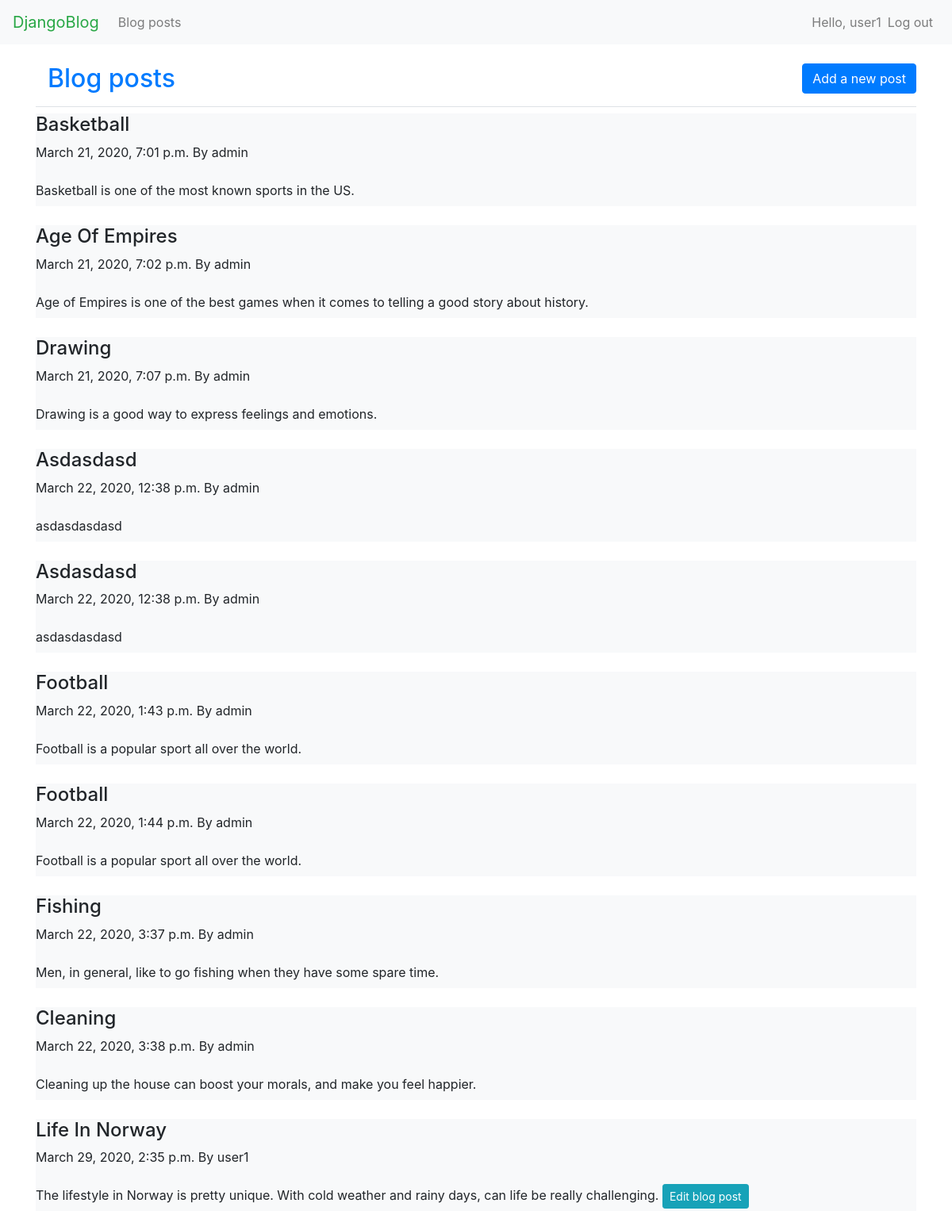
The page /blog_posts/ (signed in) on the database its author committed.
### blogs/models.py (models this page shows, shortened)
class BlogPost(models.Model):
    category = models.CharField(max_length=100)
    title = models.CharField(max_length=200)
    text = models.TextField()
    date_added = models.DateTimeField(auto_now_add=True)
    owner = models.ForeignKey(User,on_delete=models.CASCADE)

### blogs/views.py (the view)
# urls.py: path('blog_posts/',views.blog_posts,name='blog_posts'),
def blog_posts(request):
    blogs = BlogPost.objects.all()
    user = request.user
    context = {'blogs':blogs,'user':user}
    return render(request,'blogs/blog_posts.html',context)

### blogs/templates/blogs/blog_posts.html (shortened to what this page needs)
{% extends 'blogs/base.html' %}
{% block page_header %}
<div class="container-lg">
    <div class="row">
        <div class="col">
            <h2 class="text-primary">Blog posts</h2>
        </div>
        <div class="col-mr-auto">
    <h3><a class="btn btn-primary btn-md"
       href="{% url 'blogs:new_blog' %}">Add a new post</a></h3>
        </div>
    </div>
</div>
{% endblock page_header %}
{% block content %}
<ul class="navbar-nav">
    {% for blog in blogs %}
    <div class="bg-light pd-2 mb-4">
        <li class="nav-item">
            <h4>{{blog.title.title}}</h4>
            <p>{{blog.date_added}} By {{blog.owner}}</p>
            <span class="navbar-text">{{blog.text}}</span>
            {% if blog.owner == user %}
            <a class="btn btn-sm btn-info"
                href="{% url 'blogs:edit_blog' blog.id %}">Edit blog post</a>
            {% endif %}
        </li>
    </div>
    {% empty %}
    <p>No blogs were add</p>
    {% endfor %}
</ul>
{% endblock content %}

### blogs/templates/blogs/base.html (shortened to what this page needs)
<!DOCTYPE html>
<html lang="en">
  <head>
    {% load bootstrap4 %}
    {% bootstrap_css %}
  </head>
<body>
<nav class="navbar navbar-expand-md sticky-top navbar-light bg-light mb-4 pb-2">
    <a class="navbar-brand text-success"
       href="{% url 'blogs:index' %}">DjangoBlog</a>
    <div class="collapse navbar-collapse" id="navbarCollapse">
            <ul class="navbar-nav mr-auto">
                <li class="nav-item">
                    <a class="nav-link"
                       href="{% url 'blogs:blog_posts' %}">Blog posts</a></li>
            </ul>
            <ul class="navbar-nav ml-auto">
                {% if user.is_authenticated %}
                <li class="nav-item"><span class="navbar-text">
                     Hello, {{user.username}}</span></li>
                <li class="nav-item">
                    <a class="nav-link"
                       href="{% url 'users:logout' %}">Log out</a></li>
                 {% endif %}
            </ul>
    </div>
</nav>
<main role="main" class="container">
    <div class="pb-2 mb-2 border-bottom">
        {% block page_header %} {% endblock page_header %}
    </div>
    <div>
        {% block content %} {% endblock content %}
    </div>
</main>
</body>
</html>

### rows shown on the page
BlogPost: title "Basketball", date_added "March 21, 2020, 7:01 p.m.", owner "admin", text "Basketball is one of the most known sports in the US."
BlogPost: title "Age Of Empires", date_added "March 21, 2020, 7:02 p.m.", owner "admin", text "Age of Empires is one of the best games when it comes to telling a good story about history."
BlogPost: title "Drawing", date_added "March 21, 2020, 7:07 p.m.", owner "admin", text "Drawing is a good way to express feelings and emotions."
BlogPost: title "Asdasdasd", date_added "March 22, 2020, 12:38 p.m.", owner "admin", text "asdasdasdasd"
BlogPost: title "Asdasdasd", date_added "March 22, 2020, 12:38 p.m.", owner "admin", text "asdasdasdasd"
BlogPost: title "Football", date_added "March 22, 2020, 1:43 p.m.", owner "admin", text "Football is a popular sport all over the world."
BlogPost: title "Football", date_added "March 22, 2020, 1:44 p.m.", owner "admin", text "Football is a popular sport all over the world."
BlogPost: title "Fishing", date_added "March 22, 2020, 3:37 p.m.", owner "admin", text "Men, in general, like to go fishing when they have some spare time."
BlogPost: title "Cleaning", date_added "March 22, 2020, 3:38 p.m.", owner "admin", text "Cleaning up the house can boost your morals, and make you feel happier."
BlogPost: title "Life In Norway", date_added "March 29, 2020, 2:35 p.m.", owner "user1", text "The lifestyle in Norway is pretty unique. With cold weather and rainy days, can life be really challenging.", shows "Edit blog post"

### other values the page prints
{{ user.username }} "user1"
